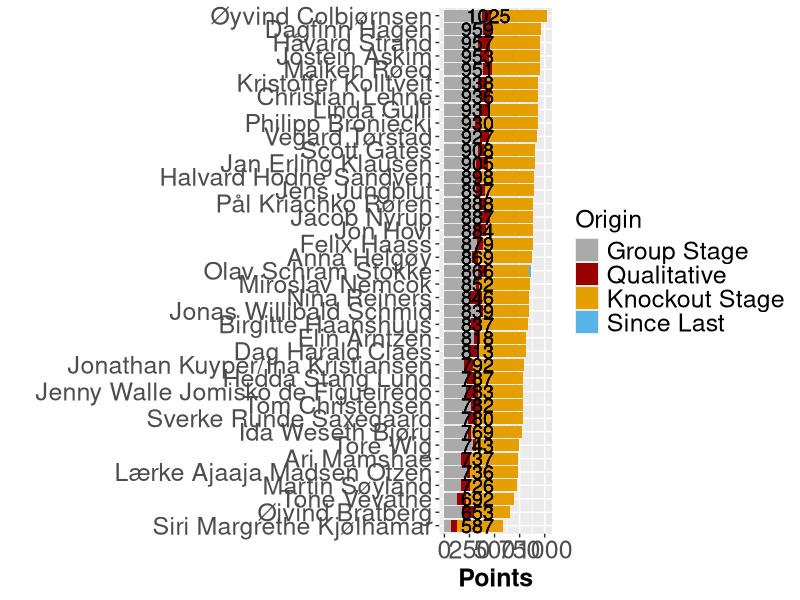

The R script that drew this image:
## ---- chunk 1

library(tidyverse)
library(readxl)
library(knitr)

knitr::opts_chunk$set(out.width = "100%")

## ---- chunk 2

invisible(Sys.setlocale())
poeng_prev <- tbl_df(read.csv("details43.csv", sep=";", header = FALSE, encoding = "utf-8"))
poeng_prev$total_prev <- poeng_prev$V2 + poeng_prev$V3 + poeng_prev$V4
poeng_prev <- poeng_prev %>% select(V1, total_prev)

poeng <- tbl_df(read.csv("details44.csv", sep=";", header = FALSE))

poeng$total <- poeng$V2 + poeng$V3 + poeng$V4

poeng <- inner_join(poeng, poeng_prev, by="V1")
poeng$diff <- poeng$total - poeng$total_prev

poeng <- rename(poeng, V35 = V4)
poeng <- rename(poeng, V34 = V3)
poeng <- rename(poeng, V36 = V2)
poeng$V34 <-poeng$V34 - poeng$diff


long_pong <- poeng %>% select(V1, V34, V35, V36, total, diff)  %>% gather(key = V, -V1, -total, value = poeng) %>% arrange(V)

invisible(Sys.setlocale())
ggplot(data = long_pong, aes(x = reorder(V1, total), y=poeng, fill = V)) + 
  geom_bar(stat = "identity") +
  coord_flip() +
  geom_text(aes(V1, 0, label = total), hjust = -0.50, size = 5) +
  ylab("Points") +
  xlab(" ") +
  scale_fill_manual(values=c("#AAAAAA", "#990000", "#E69F00", "#56B4E9"), 
                    name="Origin",
                    breaks=c("V36", "V35", "V34", "diff"),
                    labels=c("Group Stage", "Qualitative", "Knockout Stage", "Since Last")) +
  theme(axis.text=element_text(size=18), axis.title=element_text(size=18,face="bold")) +
  theme(legend.title=element_text(size=18), 
    legend.text=element_text(size=18))
